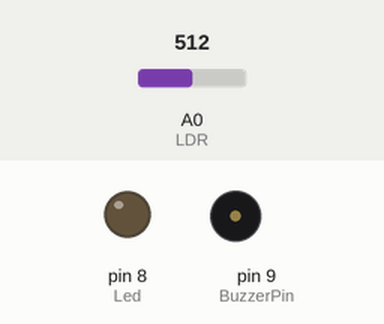
This sketch was run on a simulated Arduino Uno, built with avr-gcc and run on an emulated ATmega328P. On the bench: output pins drawn as LEDs (lit = HIGH), buzzer (waves = sounding, pin HIGH). Inputs (shaded band) come from the test bench; at power-on: A0 (LDR) = 512.

Above: at 1.2 s.
1.3 s: A0 (LDR) set to 314
2.8 s: A0 (LDR) set to 286
At 3.2 s:
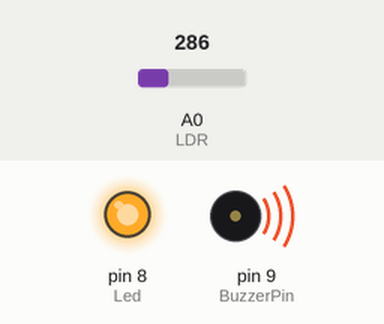
4.3 s: A0 (LDR) set to 306
At 5.5 s:
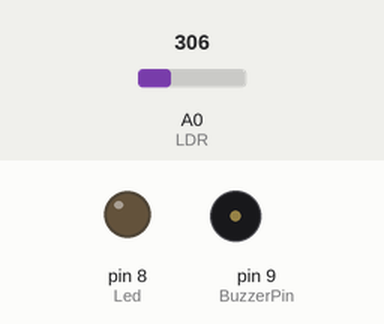
5.8 s: A0 (LDR) set to 290
At 6.7 s:
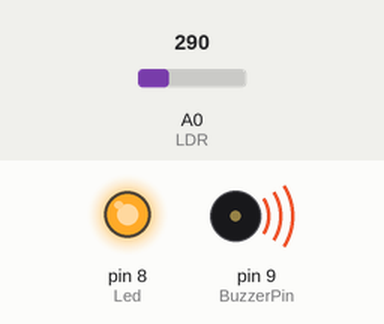
Timing chart, 0 to 8.3 s (numbered marks = the images above; inputs shaded):
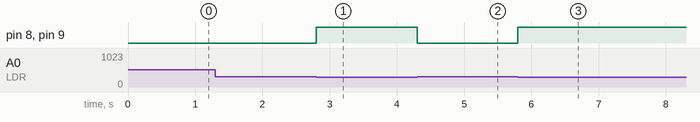

Measured:
- the behaviour switches between 300 and 299 on A0 (LDR) (found by bisection; images 0 and 1)
- after the input at 1.3 s, every drawn part: stays the same
- after the input at 2.8 s, pin 8 (Led), pin 9 (BuzzerPin): LOW → HIGH at once
- after the input at 4.3 s, pin 8 (Led), pin 9 (BuzzerPin): HIGH → LOW at once
- after the input at 5.8 s, pin 8 (Led), pin 9 (BuzzerPin): LOW → HIGH at once

The sketch:

Kod.ino
```cpp
int BuzzerPin=9;
int Led=8;
int LDR_Deger=0;
void setup(){
  pinMode(BuzzerPin,OUTPUT);
  pinMode(Led,OUTPUT);
  pinMode(A0,INPUT);
}
void loop(){
  LDR_Deger=analogRead(A0);//LDR Değer Okuduk
  if(LDR_Deger<300){  //300'den küçükse
    digitalWrite(Led,HIGH);   //Led Yak
    digitalWrite(BuzzerPin,HIGH); //Buzzer Aç
  }
  else{   //Büyükse  kapat
    digitalWrite(Led,LOW);
    digitalWrite(BuzzerPin,LOW);
  }
}
```
